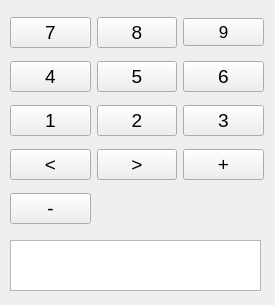
<?xml version="1.0" encoding="UTF-8"?>
<ui version="4.0">
 <class>MainWindow</class>
 <widget class="QMainWindow" name="MainWindow">
  <property name="geometry">
   <rect>
    <x>0</x>
    <y>0</y>
    <width>275</width>
    <height>305</height>
   </rect>
  </property>
  <property name="windowTitle">
   <string>MainWindow</string>
  </property>
  <widget class="QWidget" name="centralwidget">
   <widget class="QWidget" name="gridLayoutWidget">
    <property name="geometry">
     <rect>
      <x>10</x>
      <y>10</y>
      <width>254</width>
      <height>221</height>
     </rect>
    </property>
    <layout class="QGridLayout" name="gridLayout">
     <item row="1" column="2">
      <widget class="QPushButton" name="can6">
       <property name="font">
        <font>
         <pointsize>14</pointsize>
        </font>
       </property>
       <property name="text">
        <string>6</string>
       </property>
      </widget>
     </item>
     <item row="3" column="2">
      <widget class="QPushButton" name="vol1">
       <property name="font">
        <font>
         <pointsize>14</pointsize>
        </font>
       </property>
       <property name="text">
        <string>+</string>
       </property>
      </widget>
     </item>
     <item row="4" column="0">
      <widget class="QPushButton" name="vol2">
       <property name="font">
        <font>
         <pointsize>14</pointsize>
        </font>
       </property>
       <property name="text">
        <string>-</string>
       </property>
      </widget>
     </item>
     <item row="2" column="0">
      <widget class="QPushButton" name="can1">
       <property name="font">
        <font>
         <pointsize>14</pointsize>
        </font>
       </property>
       <property name="text">
        <string>1</string>
       </property>
      </widget>
     </item>
     <item row="0" column="2">
      <widget class="QPushButton" name="can9">
       <property name="font">
        <font>
         <pointsize>13</pointsize>
        </font>
       </property>
       <property name="text">
        <string>9</string>
       </property>
      </widget>
     </item>
     <item row="3" column="1">
      <widget class="QPushButton" name="switch2">
       <property name="font">
        <font>
         <pointsize>14</pointsize>
        </font>
       </property>
       <property name="text">
        <string>&gt;</string>
       </property>
      </widget>
     </item>
     <item row="1" column="0">
      <widget class="QPushButton" name="can4">
       <property name="font">
        <font>
         <pointsize>14</pointsize>
        </font>
       </property>
       <property name="text">
        <string>4</string>
       </property>
      </widget>
     </item>
     <item row="2" column="1">
      <widget class="QPushButton" name="can2">
       <property name="font">
        <font>
         <pointsize>14</pointsize>
        </font>
       </property>
       <property name="text">
        <string>2</string>
       </property>
      </widget>
     </item>
     <item row="0" column="0">
      <widget class="QPushButton" name="can7">
       <property name="font">
        <font>
         <pointsize>14</pointsize>
        </font>
       </property>
       <property name="text">
        <string>7</string>
       </property>
      </widget>
     </item>
     <item row="2" column="2">
      <widget class="QPushButton" name="can3">
       <property name="font">
        <font>
         <pointsize>14</pointsize>
        </font>
       </property>
       <property name="text">
        <string>3</string>
       </property>
      </widget>
     </item>
     <item row="0" column="1">
      <widget class="QPushButton" name="can8">
       <property name="font">
        <font>
         <pointsize>14</pointsize>
        </font>
       </property>
       <property name="text">
        <string>8</string>
       </property>
      </widget>
     </item>
     <item row="1" column="1">
      <widget class="QPushButton" name="can5">
       <property name="font">
        <font>
         <pointsize>14</pointsize>
        </font>
       </property>
       <property name="text">
        <string>5</string>
       </property>
      </widget>
     </item>
     <item row="3" column="0">
      <widget class="QPushButton" name="switch1">
       <property name="font">
        <font>
         <pointsize>14</pointsize>
        </font>
       </property>
       <property name="text">
        <string>&lt;</string>
       </property>
      </widget>
     </item>
    </layout>
   </widget>
   <widget class="QTextBrowser" name="screen1">
    <property name="geometry">
     <rect>
      <x>10</x>
      <y>240</y>
      <width>251</width>
      <height>51</height>
     </rect>
    </property>
    <property name="font">
     <font>
      <pointsize>14</pointsize>
     </font>
    </property>
   </widget>
  </widget>
 </widget>
 <resources/>
 <connections/>
</ui>
